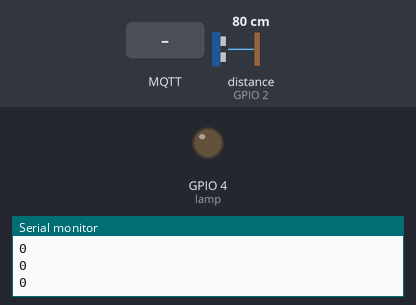
A sketch run on a simulated ESP8266 (NodeMCU). Parts: output pins drawn as LEDs (lit = HIGH), the last lines printed to the serial monitor. Wiring (inferred from the names in the program): ultrasonic range finder: trigger GPIO 0; echo GPIO 2. The test bench sets the inputs (shaded band); at power-on: distance to the obstacle (sensor on GPIO 2) 80 cm. The echo pulse lasts 58.3 µs per cm; WiFi joins after 1.5 s; servers stay silent unless stated; no MQTT or app messages arrive unless stated; pins used as bus, display or sensor lines are not drawn.

Above: at 2.7 s.
2.8 s: MQTT message "on" arrives on the first subscribed topic
At 3.7 s:
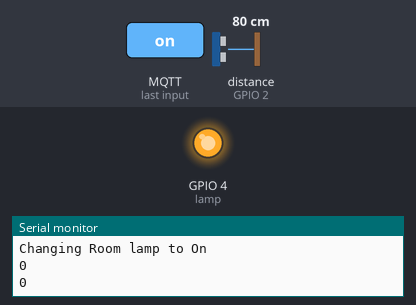
6.1 s: MQTT message "off" arrives on the first subscribed topic
At 7.3 s:
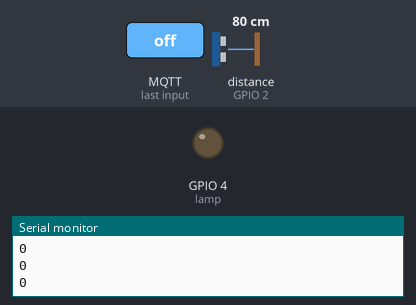
Timing chart, 0 to 9.1 s (numbered marks = the images above; inputs shaded):
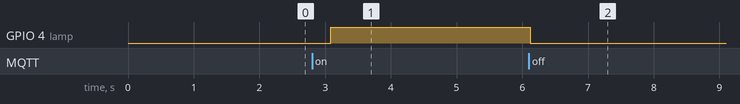

Measured:
- after the input at 2.8 s, GPIO 4 (lamp): LOW → HIGH after 0.28 s
- after the input at 6.1 s, GPIO 4 (lamp): HIGH → LOW at once

The sketch:

BIN_NODEMCU_US.ino
```cpp
#include <ESP8266WiFi.h>
#include <PubSubClient.h>
#include <SoftwareSerial.h>

#define echoPin1 2 //for level detection
#define trigPin1 0


boolean locklow=true;

int t = 0, h = 0, x=0, hp = 0; //level detector
int duration, distance, RightSensor,LeftSensor, toiletpaper;

// Change the credentials below, so your ESP8266 connects to your router
const char* ssid = "Energizer";
const char* password = "1qwerty2";

// Change the variable to your Raspberry Pi IP address, so it connects to your MQTT broker
const char* mqtt_server = "192.168.0.55";

// Initializes the espClient. You should change the espClient name if you have multiple ESPs running in your home automation system
WiFiClient espClient;
PubSubClient client(espClient);


// Lamp - LED - GPIO 4 = D2 on ESP-12E NodeMCU board
const int lamp = 4;


// Timers auxiliar variables
long now = millis();
long lastMeasure = 0;
long randomNumber;
// Don't change the function below. This functions connects your ESP8266 to your router
void setup_wifi() {
  delay(10);
  // We start by connecting to a WiFi network
  Serial.println();
  Serial.print("Connecting to ");
  Serial.println(ssid);
  WiFi.begin(ssid, password);
  while (WiFi.status() != WL_CONNECTED) {
    delay(500);
    Serial.print(".");
  }
  Serial.println("");
  Serial.print("WiFi connected - ESP IP address: ");
  Serial.println(WiFi.localIP());
}

// This functions is executed when some device publishes a message to a topic that your ESP8266 is subscribed to
// Change the function below to add logic to your program, so when a device publishes a message to a topic that
// your ESP8266 is subscribed you can actually do something
void callback(String topic, byte* message, unsigned int length) {
  Serial.print("Message arrived on topic: ");
  Serial.print(topic);
  Serial.print(". Message: ");
  String messageTemp;

  for (int i = 0; i < length; i++) {
    Serial.print((char)message[i]);
    messageTemp += (char)message[i];
  }
  Serial.println();

  // Feel free to add more if statements to control more GPIOs with MQTT

  // If a message is received on the topic room/lamp, you check if the message is either on or off. Turns the lamp GPIO according to the message
  if(topic=="room/lamp"){
      Serial.print("Changing Room lamp to ");
      if(messageTemp == "on"){
        digitalWrite(lamp, HIGH);
        Serial.print("On");
      }
      else if(messageTemp == "off"){
        digitalWrite(lamp, LOW);
        Serial.print("Off");
      }
  }
  Serial.println();
}

// This functions reconnects your ESP8266 to your MQTT broker
// Change the function below if you want to subscribe to more topics with your ESP8266
void reconnect() {
  // Loop until we're reconnected
  while (!client.connected()) {
    Serial.print("Attempting MQTT connection...");
    // Attempt to connect
    /*
     YOU MIGHT NEED TO CHANGE THIS LINE, IF YOU'RE HAVING PROBLEMS WITH MQTT MULTIPLE CONNECTIONS
     To change the ESP device ID, you will have to give a new name to the ESP8266.
     Here's how it looks:
       if (client.connect("ESP8266Client")) {
     You can do it like this:
       if (client.connect("ESP1_Office")) {
     Then, for the other ESP:
       if (client.connect("ESP2_Garage")) {
      That should solve your MQTT multiple connections problem
    */
    if (client.connect("ESP8266Client")) {
      Serial.println("connected");
      // Subscribe or resubscribe to a topic
      // You can subscribe to more topics (to control more LEDs in this example)
      client.subscribe("room/lamp");
    } else {
      Serial.print("failed, rc=");
      Serial.print(client.state());
      Serial.println(" try again in 5 seconds");
      // Wait 5 seconds before retrying
      delay(5000);
    }
  }
}


/****************** SonarSensor ****************************************
Author:  Sagar Paul
Input:   Trigger and Echo state
Output:  the calculated sensor gives distance
Remarks: distance - x will correct the offset, y -  distance will give data based on the height of
          the material we are using to measure. ultimately giving data as HP that is the distance from
         the object to the sensor -  offset.
************************************************************************************/
void SonarSensor(int trigPin,int echoPin)
{
digitalWrite(trigPin, LOW);
delayMicroseconds(2);
digitalWrite(trigPin, HIGH);
delayMicroseconds(10);
digitalWrite(trigPin, LOW);
  duration = pulseIn(echoPin, HIGH);
  distance = duration / 58;
  distance = distance - 6;  // offset correction
  distance = 50 - distance;  // height, 0 - 50 cm
  hp= 2 * distance;  // distance in %, 0-100 %
}


// The setup function sets your ESP GPIOs to Outputs, starts the serial communication at a baud rate of 115200
// Sets your mqtt broker and sets the callback function
// The callback function is what receives messages and actually controls the LEDs
void setup() {
  pinMode(lamp, OUTPUT);


  Serial.begin(115200);

  pinMode(trigPin1, OUTPUT);
  pinMode(echoPin1, INPUT);

  setup_wifi();

  client.setServer(mqtt_server, 1883);
  client.setCallback(callback);

}


void loop() {
   char countlevel[7];
  if (!client.connected()) {
    reconnect();
  }
  if(!client.loop())
    client.connect("ESP8266Client");


  SonarSensor(trigPin1, echoPin1);
   if((hp>1)&&(hp<103))
    {
    RightSensor = hp;
    } //ok

    Serial.println(RightSensor);   //2 decimal place
    dtostrf(RightSensor, 6, 2, countlevel);
    client.publish("room/count",countlevel );
    delay(500);
  }
```
